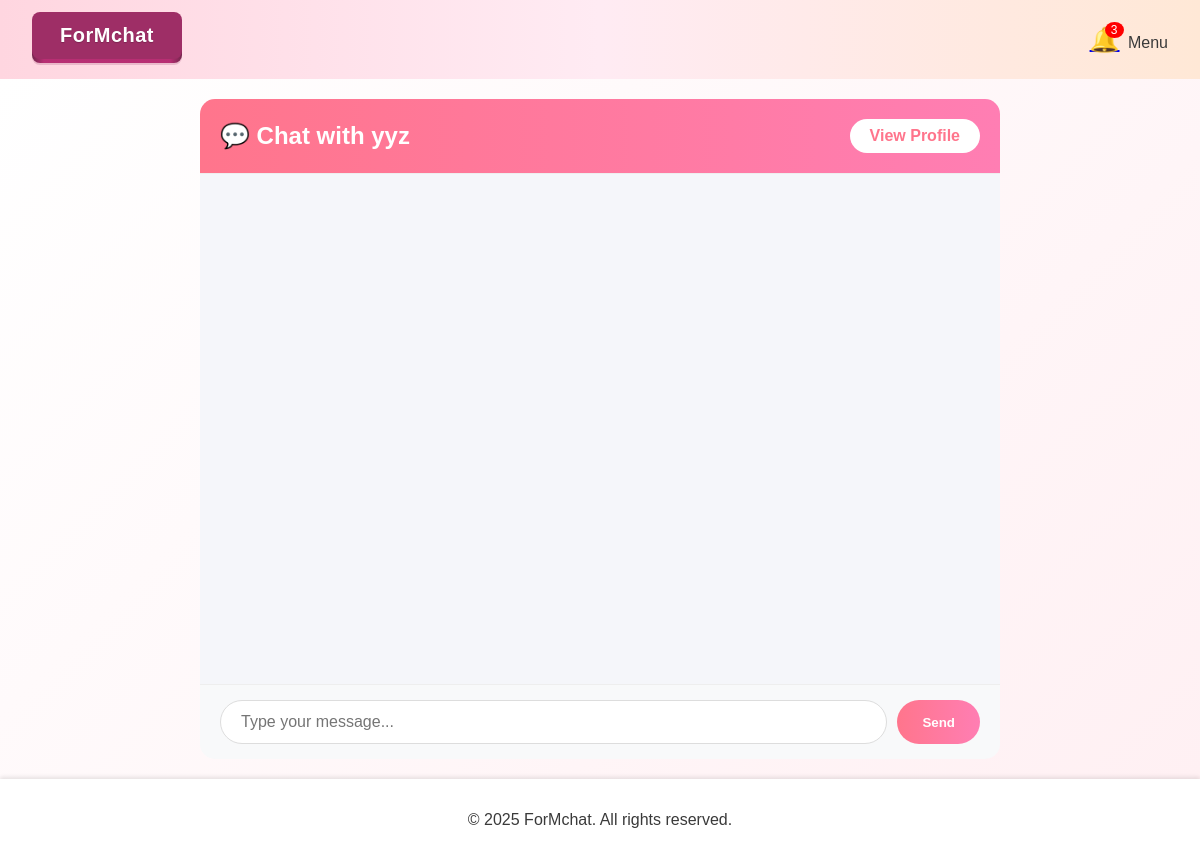
Before: /chat/1 (signed in) with the older database file.
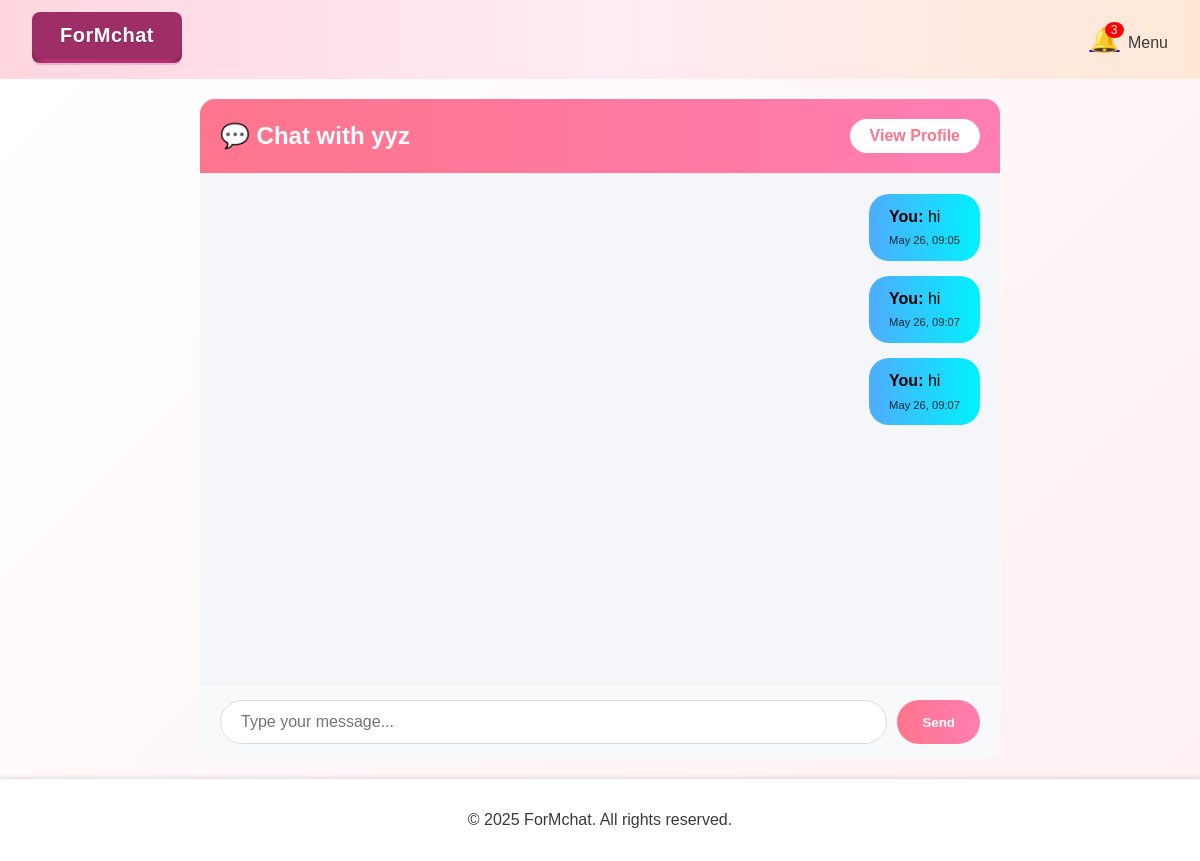
After: the same page with the newer database file.
### app.py (models this page shows)
class Message(db.Model):
    __tablename__ = 'messages'
    id = db.Column(db.Integer, primary_key=True)
    sender_id = db.Column(db.Integer, db.ForeignKey('user.id'))
    receiver_id = db.Column(db.Integer, db.ForeignKey('user.id'))
    message = db.Column(db.Text)
    timestamp = db.Column(db.DateTime, default=datetime.now)

### app.py (the view, shortened to what this page needs)
@app.route('/chat/<int:other_user_id>', methods=['GET', 'POST'])
def chat(other_user_id):
    if 'user_id' not in session:
        return redirect(url_for('login'))
    current_user = User.query.get_or_404(session['user_id'])
    other_user = User.query.get_or_404(other_user_id)
    chat_history = Message.query.filter(
        ((Message.sender_id == current_user.id) & (Message.receiver_id == other_user.id)) |
        ((Message.sender_id == other_user.id) & (Message.receiver_id == current_user.id))
    ).order_by(Message.timestamp.asc()).all()
    return render_template(
        'chat.html',
        user=current_user,
        other_user=other_user,
        chat_history=chat_history
    )

### app.py (called while the page is built)
@app.before_request
def before_request():
    if 'session_id' not in session:
        session['session_id'] = secrets.token_hex(16)

def generate_csrf_token():
    if 'csrf_token' not in session:
        session['csrf_token'] = secrets.token_hex(16)
    return session['csrf_token']

### ash/templates/chat.html (shortened to what this page needs)
{% extends "base.html" %}
{% block content %}
<div class="body-color">
    <div class="chat-container">
        <div class="chat-header">
            <h2>💬 Chat with {{ other_user.username }}</h2>
            <a class="profile-btn" href="{{ url_for('userprofile-page', user_id=other_user.id) }}">
                View Profile
            </a>
        </div>
        <div class="chat-box" id="message-container">
            {% for msg in chat_history %}
                <div class="message {% if msg.sender_id == user.id %}you{% endif %}">
                    <div class="message-content">
                        <strong>{{ "You" if msg.sender_id == user.id else other_user.username }}:</strong>
                        <span>{{ msg.message }}</span>
                    </div>
                    <div class="timestamp">
                        {{ msg.timestamp.strftime('%b %d, %H:%M') }}
                    </div>
                </div>
            {% endfor %}
        </div>
        <form method="post" class="chat-form">
            <input type="text" name="message" class="message-input" placeholder="Type your message..." required>
            <button type="submit" class="send-btn">Send</button>
        </form>
    </div>
</div>
{% endblock %}

Changed rows visible on the page:
added Message: sender_id "You", message "hi", timestamp "May 26, 09:05"
added Message: sender_id "You", message "hi", timestamp "May 26, 09:07"
added Message: sender_id "You", message "hi", timestamp "May 26, 09:07"
